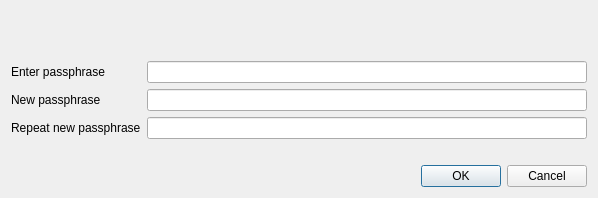
<?xml version="1.0" encoding="UTF-8"?>
<ui version="4.0">
 <class>AskPassphraseDialog</class>
 <widget class="QDialog" name="AskPassphraseDialog">
  <property name="geometry">
   <rect>
    <x>0</x>
    <y>0</y>
    <width>598</width>
    <height>198</height>
   </rect>
  </property>
  <property name="sizePolicy">
   <sizepolicy hsizetype="Preferred" vsizetype="Minimum">
    <horstretch>0</horstretch>
    <verstretch>0</verstretch>
   </sizepolicy>
  </property>
  <property name="minimumSize">
   <size>
    <width>550</width>
    <height>0</height>
   </size>
  </property>
  <property name="windowTitle">
   <string>Dialog</string>
  </property>
  <layout class="QVBoxLayout" name="verticalLayout">
   <item>
    <widget class="QLabel" name="warningLabel">
     <property name="textFormat">
      <enum>Qt::RichText</enum>
     </property>
     <property name="wordWrap">
      <bool>true</bool>
     </property>
    </widget>
   </item>
   <item>
    <layout class="QFormLayout" name="formLayout">
     <property name="fieldGrowthPolicy">
      <enum>QFormLayout::AllNonFixedFieldsGrow</enum>
     </property>
     <item row="1" column="0">
      <widget class="QLabel" name="passLabel1">
       <property name="text">
        <string>Enter passphrase</string>
       </property>
      </widget>
     </item>
     <item row="1" column="1">
      <widget class="QLineEdit" name="passEdit1">
       <property name="echoMode">
        <enum>QLineEdit::Password</enum>
       </property>
      </widget>
     </item>
     <item row="2" column="0">
      <widget class="QLabel" name="passLabel2">
       <property name="text">
        <string>New passphrase</string>
       </property>
      </widget>
     </item>
     <item row="2" column="1">
      <widget class="QLineEdit" name="passEdit2">
       <property name="echoMode">
        <enum>QLineEdit::Password</enum>
       </property>
      </widget>
     </item>
     <item row="3" column="0">
      <widget class="QLabel" name="passLabel3">
       <property name="text">
        <string>Repeat new passphrase</string>
       </property>
      </widget>
     </item>
     <item row="3" column="1">
      <widget class="QLineEdit" name="passEdit3">
       <property name="echoMode">
        <enum>QLineEdit::Password</enum>
       </property>
      </widget>
     </item>
     <item row="4" column="1">
      <widget class="QLabel" name="capsLabel">
       <property name="font">
        <font>
         <weight>75</weight>
         <bold>true</bold>
        </font>
       </property>
       <property name="text">
        <string/>
       </property>
       <property name="alignment">
        <set>Qt::AlignCenter</set>
       </property>
      </widget>
     </item>
    </layout>
   </item>
   <item>
    <widget class="QDialogButtonBox" name="buttonBox">
     <property name="orientation">
      <enum>Qt::Horizontal</enum>
     </property>
     <property name="standardButtons">
      <set>QDialogButtonBox::Cancel|QDialogButtonBox::Ok</set>
     </property>
    </widget>
   </item>
  </layout>
 </widget>
 <resources/>
 <connections>
  <connection>
   <sender>buttonBox</sender>
   <signal>accepted()</signal>
   <receiver>AskPassphraseDialog</receiver>
   <slot>accept()</slot>
   <hints>
    <hint type="sourcelabel">
     <x>248</x>
     <y>254</y>
    </hint>
    <hint type="destinationlabel">
     <x>157</x>
     <y>274</y>
    </hint>
   </hints>
  </connection>
  <connection>
   <sender>buttonBox</sender>
   <signal>rejected()</signal>
   <receiver>AskPassphraseDialog</receiver>
   <slot>reject()</slot>
   <hints>
    <hint type="sourcelabel">
     <x>316</x>
     <y>260</y>
    </hint>
    <hint type="destinationlabel">
     <x>286</x>
     <y>274</y>
    </hint>
   </hints>
  </connection>
 </connections>
</ui>
